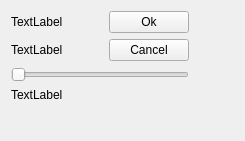
<?xml version="1.0" encoding="UTF-8"?>
<ui version="4.0">
 <class>MainWindow</class>
 <widget class="QMainWindow" name="MainWindow">
  <property name="geometry">
   <rect>
    <x>0</x>
    <y>0</y>
    <width>245</width>
    <height>141</height>
   </rect>
  </property>
  <property name="sizePolicy">
   <sizepolicy hsizetype="MinimumExpanding" vsizetype="MinimumExpanding">
    <horstretch>0</horstretch>
    <verstretch>0</verstretch>
   </sizepolicy>
  </property>
  <property name="windowTitle">
   <string>Prueba de QT</string>
  </property>
  <property name="unifiedTitleAndToolBarOnMac">
   <bool>false</bool>
  </property>
  <widget class="QWidget" name="centralWidget">
   <layout class="QGridLayout" name="gridLayout">
    <item row="1" column="1" rowspan="2">
     <layout class="QVBoxLayout" name="verticalLayout">
      <property name="topMargin">
       <number>0</number>
      </property>
      <item>
       <layout class="QHBoxLayout" name="horizontalLayout">
        <item>
         <layout class="QVBoxLayout" name="verticalLayout_3">
          <item>
           <widget class="QLabel" name="label_x">
            <property name="enabled">
             <bool>true</bool>
            </property>
            <property name="focusPolicy">
             <enum>Qt::NoFocus</enum>
            </property>
            <property name="contextMenuPolicy">
             <enum>Qt::DefaultContextMenu</enum>
            </property>
            <property name="text">
             <string>TextLabel</string>
            </property>
           </widget>
          </item>
          <item>
           <widget class="QLabel" name="label_y">
            <property name="text">
             <string>TextLabel</string>
            </property>
           </widget>
          </item>
         </layout>
        </item>
        <item>
         <spacer name="horizontalSpacer">
          <property name="orientation">
           <enum>Qt::Horizontal</enum>
          </property>
          <property name="sizeHint" stdset="0">
           <size>
            <width>40</width>
            <height>20</height>
           </size>
          </property>
         </spacer>
        </item>
        <item>
         <layout class="QVBoxLayout" name="verticalLayout_2">
          <item>
           <widget class="QPushButton" name="pushButton_ok">
            <property name="text">
             <string>Ok</string>
            </property>
           </widget>
          </item>
          <item>
           <widget class="QPushButton" name="pushButton_cancel">
            <property name="text">
             <string>Cancel</string>
            </property>
           </widget>
          </item>
         </layout>
        </item>
       </layout>
      </item>
      <item>
       <widget class="QSlider" name="horizontalSlider">
        <property name="minimum">
         <number>0</number>
        </property>
        <property name="maximum">
         <number>19</number>
        </property>
        <property name="orientation">
         <enum>Qt::Horizontal</enum>
        </property>
       </widget>
      </item>
      <item>
       <widget class="QLabel" name="imagelabel">
        <property name="text">
         <string>TextLabel</string>
        </property>
       </widget>
      </item>
     </layout>
    </item>
    <item row="3" column="1">
     <spacer name="verticalSpacer">
      <property name="orientation">
       <enum>Qt::Vertical</enum>
      </property>
      <property name="sizeHint" stdset="0">
       <size>
        <width>20</width>
        <height>40</height>
       </size>
      </property>
     </spacer>
    </item>
    <item row="2" column="2">
     <spacer name="horizontalSpacer_2">
      <property name="orientation">
       <enum>Qt::Horizontal</enum>
      </property>
      <property name="sizeHint" stdset="0">
       <size>
        <width>40</width>
        <height>20</height>
       </size>
      </property>
     </spacer>
    </item>
   </layout>
  </widget>
 </widget>
 <layoutdefault spacing="6" margin="11"/>
 <resources/>
 <connections/>
</ui>
